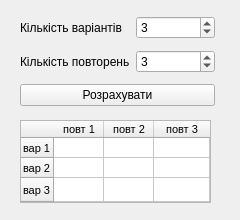
<?xml version="1.0" encoding="UTF-8"?>
<ui version="4.0">
 <class>MainWindow</class>
 <widget class="QMainWindow" name="MainWindow">
  <property name="geometry">
   <rect>
    <x>0</x>
    <y>0</y>
    <width>240</width>
    <height>220</height>
   </rect>
  </property>
  <property name="minimumSize">
   <size>
    <width>240</width>
    <height>220</height>
   </size>
  </property>
  <property name="windowTitle">
   <string>MainWindow</string>
  </property>
  <property name="documentMode">
   <bool>false</bool>
  </property>
  <property name="dockNestingEnabled">
   <bool>false</bool>
  </property>
  <widget class="QWidget" name="centralwidget">
   <widget class="QTableWidget" name="table">
    <property name="geometry">
     <rect>
      <x>20</x>
      <y>120</y>
      <width>191</width>
      <height>83</height>
     </rect>
    </property>
    <property name="font">
     <font>
      <pointsize>8</pointsize>
      <kerning>true</kerning>
     </font>
    </property>
    <property name="showGrid">
     <bool>true</bool>
    </property>
    <property name="gridStyle">
     <enum>Qt::SolidLine</enum>
    </property>
    <property name="sortingEnabled">
     <bool>false</bool>
    </property>
    <attribute name="horizontalHeaderVisible">
     <bool>true</bool>
    </attribute>
    <attribute name="horizontalHeaderCascadingSectionResizes">
     <bool>true</bool>
    </attribute>
    <attribute name="horizontalHeaderDefaultSectionSize">
     <number>50</number>
    </attribute>
    <attribute name="horizontalHeaderHighlightSections">
     <bool>true</bool>
    </attribute>
    <attribute name="horizontalHeaderMinimumSectionSize">
     <number>20</number>
    </attribute>
    <attribute name="horizontalHeaderShowSortIndicator" stdset="0">
     <bool>false</bool>
    </attribute>
    <attribute name="horizontalHeaderStretchLastSection">
     <bool>true</bool>
    </attribute>
    <attribute name="verticalHeaderVisible">
     <bool>true</bool>
    </attribute>
    <attribute name="verticalHeaderCascadingSectionResizes">
     <bool>false</bool>
    </attribute>
    <attribute name="verticalHeaderDefaultSectionSize">
     <number>20</number>
    </attribute>
    <attribute name="verticalHeaderHighlightSections">
     <bool>true</bool>
    </attribute>
    <attribute name="verticalHeaderMinimumSectionSize">
     <number>20</number>
    </attribute>
    <attribute name="verticalHeaderShowSortIndicator" stdset="0">
     <bool>false</bool>
    </attribute>
    <attribute name="verticalHeaderStretchLastSection">
     <bool>true</bool>
    </attribute>
    <row>
     <property name="text">
      <string>вар 1</string>
     </property>
    </row>
    <row>
     <property name="text">
      <string>вар 2</string>
     </property>
    </row>
    <row>
     <property name="text">
      <string>вар 3</string>
     </property>
    </row>
    <column>
     <property name="text">
      <string>повт 1</string>
     </property>
    </column>
    <column>
     <property name="text">
      <string>повт 2</string>
     </property>
    </column>
    <column>
     <property name="text">
      <string>повт 3</string>
     </property>
    </column>
   </widget>
   <widget class="QWidget" name="layoutWidget">
    <property name="geometry">
     <rect>
      <x>20</x>
      <y>11</y>
      <width>195</width>
      <height>101</height>
     </rect>
    </property>
    <layout class="QGridLayout" name="gridLayout">
     <item row="0" column="0">
      <widget class="QLabel" name="rows_label">
       <property name="text">
        <string>Кількість варіантів</string>
       </property>
      </widget>
     </item>
     <item row="0" column="1">
      <widget class="QSpinBox" name="rows">
       <property name="minimum">
        <number>1</number>
       </property>
       <property name="value">
        <number>3</number>
       </property>
      </widget>
     </item>
     <item row="1" column="0">
      <widget class="QLabel" name="cols_label">
       <property name="text">
        <string>Кількість повторень</string>
       </property>
      </widget>
     </item>
     <item row="1" column="1">
      <widget class="QSpinBox" name="cols">
       <property name="minimum">
        <number>1</number>
       </property>
       <property name="value">
        <number>3</number>
       </property>
      </widget>
     </item>
     <item row="2" column="0" colspan="2">
      <widget class="QPushButton" name="pushButton">
       <property name="text">
        <string>Розрахувати</string>
       </property>
      </widget>
     </item>
    </layout>
   </widget>
  </widget>
 </widget>
 <resources/>
 <connections/>
</ui>
